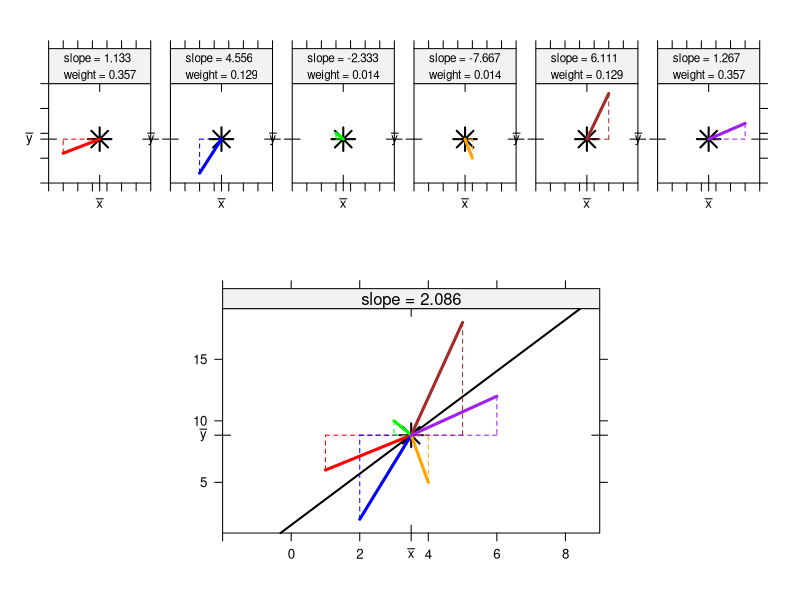

R code for this plot:
require(lattice)
require(latticeExtra)


bWA <- read.table(text="
color   x       y
red	1	6
blue	2	2
green	3	10
orange	4	5
brown	5	18
purple	6	12
", header=TRUE, stringsAsFactors=FALSE)


betaWeightedAverageLattice <-
  function(x, y,
           xbar=mean(x), ybar=mean(y),
           beta1.hat, beta0.hat,
           col=seq(length=length(x))+1,
           color.summary=1,
           summary=TRUE,
           summary.text=TRUE,
           cex=1.5, pch=19,
           ...) {
    if (missing(beta1.hat) || missing(beta0.hat)) {
      beta.hat <- coef(lm(y ~ x))
      beta1.hat <- beta.hat[2]
      beta0.hat <- beta.hat[1]
    }
    xyplot(y ~ x, col=col,
           xbar=xbar,
           ybar=ybar,
           beta1.hat=beta1.hat,
           beta0.hat=beta0.hat,
           col=col,
           color.summary=color.summary,
           summary=summary,
           summary.text=summary.text,
           cex=cex, pch=pch,
           ...,
           panel=function(x, y, ...) {
             panel.points(x=xbar, y=ybar, pch=8, cex=2, lwd=2, col=color.summary)
             panel.axis("bottom", at=xbar, labels=expression(bar(x)), rot=0, outside=TRUE)
             panel.axis("bottom", at=xbar, labels="")
             panel.axis("top", at=xbar, labels="")
             panel.axis("top", at=xbar, labels="", outside=TRUE)
             panel.axis("left", at=ybar, labels=expression(bar(y)), outside=TRUE)
             panel.axis("left", at=ybar, labels="")
             panel.axis("right", at=ybar, labels="")
             panel.axis("right", at=ybar, labels="", outside=TRUE)
             if (summary)
               panel.abline(a=beta0.hat, b=beta1.hat, lwd=2, col=color.summary)
             if (summary.text) {
               ## panel.text(x=xbar-1, y=ybar+2,
               ##            expression((bar(x) * ',' * bar(y))),
               ##            col=color.summary, cex=2)
               panel.text(x=6.6, y=14.2,
                          expression(y = hat(beta)[0] + hat(beta)[1] * x),
                          col=color.summary, cex=1.4,
                          xpd=NA, adj=0)
               panel.text(x=8, y=14.2,
                          paste("  =", round(beta0.hat, 3), "+", round(beta1.hat, 3), "x"),
                          col=color.summary, cex=1.4,
                          xpd=NA, adj=0)
             }
             panel.segments(x, y,    x,    ybar, col=col, lty=2, lwd=1)
             panel.segments(x, ybar, xbar, ybar, col=col, lty=2, lwd=1)
             panel.segments(x, y,    xbar, ybar, col=col, lty=1, lwd=3)
           },
           par.settings=list(clip=list(panel=FALSE))
           )
  }

## betaWeightedAverageLattice(bWA$x, bWA$y, col=bWA$color, xlim=c(-.2, 12.2))


dx <- bWA$x-mean(bWA$x)
dy <- bWA$y-mean(bWA$y)
betas <- dy / dx
wts <- dx^2 / sum(dx^2)

Six <- do.call(c,
lapply(1:nrow(bWA),
       function(i)
       betaWeightedAverageLattice(bWA$x[i],  bWA$y[i],
                                  col=bWA$color[i],
                                  xbar=mean(bWA$x), ybar=mean(bWA$y),
                                  summary=FALSE,
                                  xlim=c(0,7), ylim=c(0,20), xlab=NULL, ylab=NULL,
                                  summary.text=FALSE
                                  )
       )
)
## Six

print(position=c(0, .6, 1, 1), more=TRUE,
update(Six,
       strip=strip.custom(factor.levels=paste(
                            "slope = ", round(betas, 3), "\n",
                            "weight = ", round(wts, 3),
                            sep="")
         ),
       par.strip.text=list(lines=2.5, cex=.7),
       scales=list(alternating=0),
       between=list(x=1, y=1),
       as.table=TRUE,
       layout=c(6,1)
       )
      )


beta.hat <- coef(lm(y ~ x, data=bWA))
print(position=c(.2, 0, .8, .6), more=FALSE,
update(betaWeightedAverageLattice(bWA$x, bWA$y, col=bWA$color, xlim=c(-2, 9), summary.text=FALSE, xlab=NULL, ylab=NULL),
       strip=strip.custom(factor.levels=paste("slope =", as.character(round(beta.hat[2], 3)))))
)


sum(wts)
sum(betas*wts)
beta.hat
